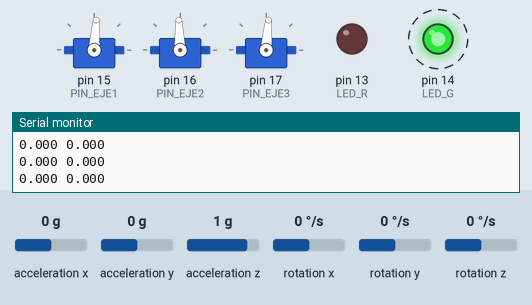
Recording of a sketch running on a simulated Arduino Uno, built with avr-gcc and run on an emulated ATmega328P. Parts: 3 × servo, output pins drawn as LEDs (lit = HIGH), the last lines printed to the serial monitor. Dashed ring = blinking. The test bench sets the inputs (shaded band); at power-on: acceleration x 0 g, acceleration y 0 g, acceleration z 1 g, rotation x 0 °/s, rotation y 0 °/s, rotation z 0 °/s.

Above: at 3.2 s.
3.3 s: acceleration x set to -1.4 g
At 4.22 s:
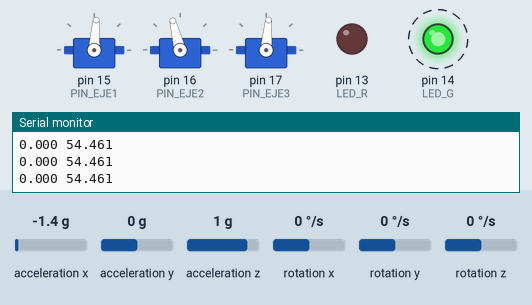
At 5.48 s:
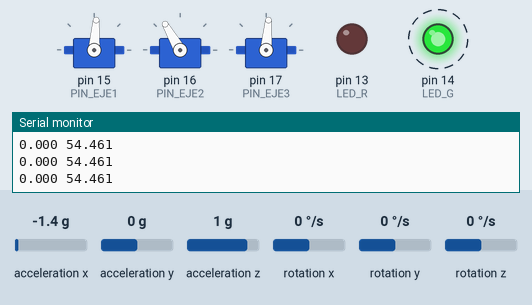
6.3 s: acceleration y set to -1.4 g
At 6.43 s:
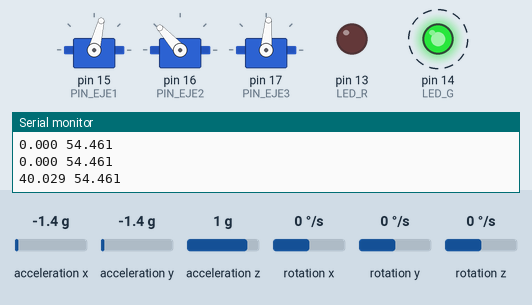
9.3 s: acceleration z set to -0.8 g
At 9.52 s:
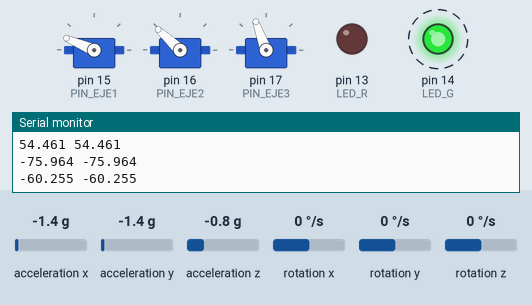
12.3 s: acceleration x set to 0.8 g
15.3 s: acceleration y set to -0.8 g
18.3 s: acceleration z set to -1.4 g
Timing chart, 0 to 24.2 s (numbered marks = the images above; inputs shaded):
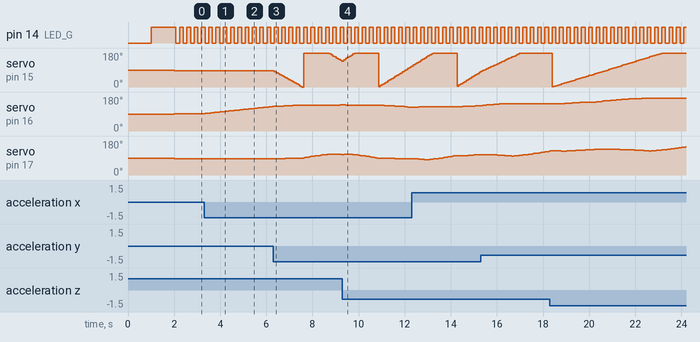

The sketch:

Arduino_gimbal.ino
```cpp
// Programa arduino gimbal
// Escuela Técnica Superior de Ingeniería y Diseño Industrial
// Universidad Politécnica de Madrid

// Trabajo libre con arduino
// Estabilizador casero para cámara de fotos (Gimbal)
// Alumno:       Andrés Fernández Muñoz (55237)
// Grado:        Ing. Electrónica Automática e Industrial
// Asignatura:   Regulación Automática
// Curso:        2021/2022


// Librerías
#include <Servo.h>
#include <I2Cdev.h>
#include <MPU6050.h>
#include <Wire.h>


// Conexiones:
#define PIN_EJE1 15
#define PIN_EJE2 16
#define PIN_EJE3 17
#define LED_R 13
#define LED_G 14

// MPU SDA - Pin A4
// MPU SCL - Pin A5
// BT   TX - Pin D0 RX
// BT   RX - Pin D1 TX


// Servomotores
Servo eje_1;
Servo eje_2;
Servo eje_3;

#define ANG_0_EJE1 86
#define ANG_0_EJE2 92
#define ANG_0_EJE3 85

byte angulo_1 = ANG_0_EJE1;
byte angulo_2 = ANG_0_EJE2;
byte angulo_3 = ANG_0_EJE3;
float ang_1f = ANG_0_EJE1;
float ang_2f = ANG_0_EJE2;
float ang_3f = ANG_0_EJE3;


// MPU
const int mpuAddress = 0x68;
const float accScale = 2.0 * 9.81 / 32768.0;
const float gyroScale = 250.0 / 32768.0;

MPU6050 mpu(mpuAddress);


// Datos matlab:
#define BPS 9600
#define INTERVALO_ENVIO 100
unsigned long envio_anterior = 0;


void setup()
{

  // Puerto serie para la comunicación con Matlab
  Serial.begin(BPS);


  // Leds de estado
  pinMode(LED_G, OUTPUT);
  pinMode(LED_R, OUTPUT);


  // Setup MPU
  Wire.begin();
  delay(1000);
  // Comprobar que responde el MPU
  // (por si se desconectasen los cables, parar la inicialización para evitar que se descontrole)
  Wire.beginTransmission(mpuAddress);
  if (Wire.endTransmission() == 0) {
    digitalWrite(LED_G, 1);
  }
  else{
    while (true){
      digitalWrite(LED_R, 1);
      delay(200);
      digitalWrite(LED_R, 0);
      delay(200);
    }
  }

  mpu.initialize();

  delay(1000);
  // Serial.println(mpu.testConnection() ? F("IMU iniciado correctamente") : F("Error al iniciar IMU"));

  // Inicializar servos
  eje_1.attach(PIN_EJE1);
  eje_2.attach(PIN_EJE2);
  eje_3.attach(PIN_EJE3);

  eje_1.write(ANG_0_EJE1);
  eje_2.write(ANG_0_EJE2);
  eje_3.write(ANG_0_EJE3);


}

void loop()
{

  // LECTURA DE LOS ÁNGULOS DEL LA CÁMARA
  int32_t aax = 0;
  int32_t aay = 0;
  int32_t aaz = 0;
  int ax, ay, az;

  // Breve algoritmo de filtrado de ruido del acelerómetro (media ponderada)
  for (int i = 0; i < 40; i++) {
    mpu.getAcceleration(&ax, &ay, &az);
    aax += ax;
    aay += ay;
    aaz += az;
    delay(0.5);
  }
  aax = aax / 40;
  aay = aay / 40;
  aaz = aaz / 40;

  float ang1 = atan((aay * accScale) / (-(aaz * accScale))) * (180.0 / 3.1416);
  float ang2 = atan((aax * accScale) / (-(aaz * accScale))) * (180.0 / 3.1416);

  //Serial.print(ang1);
  //Serial.print('\t');
  //Serial.print(ang2);
  //Serial.print('\t');


  // ENVIO DE DATOS A MATLAB:
  if ((envio_anterior + INTERVALO_ENVIO) < millis()) {
    envio_anterior = millis();
    Serial.print(ang1, 3);
    Serial.write(' ');
    Serial.print(ang2, 3);
    Serial.println(' ');
    digitalWrite(LED_G, !digitalRead(LED_G));
  }


  // COMPENSACIÓN DEL ERROR EJE PITCH:
  if (ang1 > 2.0) {

    if(ang1 < 10.0){
      ang_1f = ang_1f - 1;
    }
    else{
      ang_1f = ang_1f - ang1*0.1;
    }
    angulo_1 = (int)ang_1f;
    eje_1.write(angulo_1);
  }

  if (ang1 < -2.0) {

    if(ang1 > -10.0){
      ang_1f = ang_1f + 1;
    }
    else{
      ang_1f = ang_1f + abs(ang1)*0.1;
    }
    angulo_1 = (int)ang_1f;
    eje_1.write(angulo_1);
  }

  //Serial.println(angulo_1);


  // COMPENSACIÓN DEL ERROR EJE ROLL:
  if (ang2 > 3.0) {

    // Interpolación de varios ejes de giro:
    if (angulo_1 >= (ANG_0_EJE1 + 15) && angulo_1 <= (180 - 20)) {
      ang_2f = ang_2f + (0.001 * map(angulo_1, ANG_0_EJE1, 180, 1000, 0));
      ang_3f = ang_3f - (0.001 * map(angulo_1, ANG_0_EJE1, 180, 0, 1000));
    }
    else if (angulo_1 <= (ANG_0_EJE1 - 15) && angulo_1 > 20) {
      ang_2f = ang_2f + (0.001 * map(angulo_1, 0, ANG_0_EJE1, 1000, 0));
      ang_3f = ang_3f + (0.001 * map(angulo_1, 0, ANG_0_EJE1, 0, 1000));
    }

    // Eje único
    else if (angulo_1 > (180 - 20)) {
      ang_3f = ang_3f + (0.001 * map(angulo_1, ANG_0_EJE1, 180, 0, 1000));
    }
    else if (angulo_1 < 20) {
      ang_3f = ang_3f - (0.001 * map(angulo_1, 0, ANG_0_EJE1, 0, 1000));
    }
    else {
      ang_2f = ang_2f + (0.001 * map(angulo_1, ANG_0_EJE1, 180, 1000, 0));
    }

    angulo_2 = (int)ang_2f;
    eje_2.write(angulo_2);
    angulo_3 = (int)ang_3f;
    eje_3.write(angulo_3);
  }


  if (ang2 < -3.0) {

    // Interpolación de varios ejes de giro:
    if (angulo_1 >= (ANG_0_EJE1 + 15) && angulo_1 <= (180 - 20)) {
      ang_2f = ang_2f - (0.001 * map(angulo_1, ANG_0_EJE1, 180, 1000, 0));
      ang_3f = ang_3f + (0.001 * map(angulo_1, ANG_0_EJE1, 180, 0, 1000));
    }

    else if (angulo_1 <= (ANG_0_EJE1 - 15) && angulo_1 > 20) {
      ang_2f = ang_2f - (0.001 * map(angulo_1, 0, ANG_0_EJE1, 1000, 0));
      ang_3f = ang_3f - (0.001 * map(angulo_1, 0, ANG_0_EJE1, 0, 1000));
    }

    // Eje único
    else if (angulo_1 > (180 - 20)) {
      ang_3f = ang_3f - (0.001 * map(angulo_1, ANG_0_EJE1, 180, 0, 1000));
    }
    else if (angulo_1 < 20) {
      ang_3f = ang_3f + (0.001 * map(angulo_1, 0, ANG_0_EJE1, 0, 1000));
    }
    else {
      ang_2f = ang_2f - (0.001 * map(angulo_1, ANG_0_EJE1, 180, 1000, 0));
    }

    angulo_2 = (int)ang_2f;
    eje_2.write(angulo_2);
    angulo_3 = (int)ang_3f;
    eje_3.write(angulo_3);

  }

}
```

Measured:
- after the input at 3.3 s, servo on pin 16 (PIN_EJE2): moves from 92° to 130° over 2.9 s, starting at once
- by itself, pin 14 (LED_G): alternates HIGH for 0.16 s and LOW for 0.16 s
